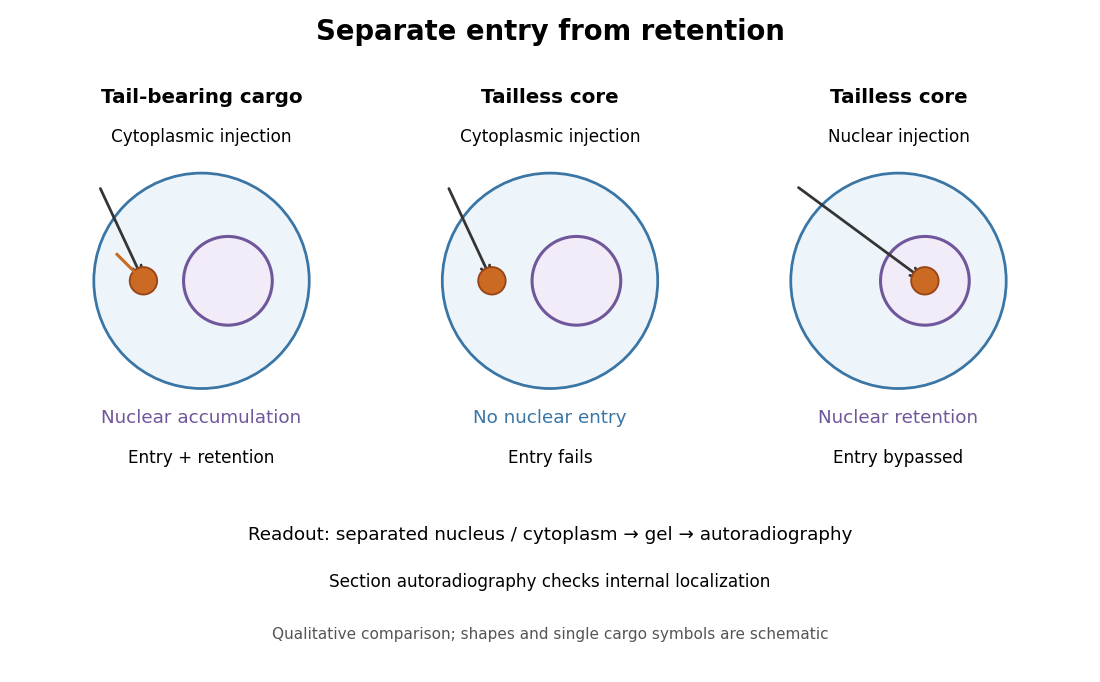

Write the Python code that produced this figure.
"""Original qualitative nucleoplasmin assay comparison; no measured counts."""
from pathlib import Path

import matplotlib.pyplot as plt
from matplotlib.patches import Circle, FancyArrowPatch


fig, ax = plt.subplots(figsize=(10, 6.2), dpi=110, facecolor="white")
ax.set(xlim=(0, 10), ylim=(0, 6.2))
ax.axis("off")
blue, purple, orange = "#3975a5", "#70569b", "#cb6a22"
ax.text(5, 5.95, "Separate entry from retention", ha="center", fontsize=18, weight="bold")
panels = [(1.7, "Tail-bearing cargo", False, False),
          (5, "Tailless core", True, False),
          (8.3, "Tailless core", True, True)]
for x, label, core, direct in panels:
    ax.text(x, 5.35, label, ha="center", fontsize=13, weight="bold")
    ax.text(x, 4.98, "Nuclear injection" if direct else "Cytoplasmic injection", ha="center", fontsize=11)
    ax.add_patch(Circle((x, 3.67), 1.02, facecolor="#edf5fa", edgecolor=blue, lw=1.8))
    ax.add_patch(Circle((x+.25, 3.67), .42, facecolor="#f1ecf8", edgecolor=purple, lw=2))
    target = (x+.25, 3.67) if direct else (x-.55, 3.67)
    ax.add_patch(FancyArrowPatch((x-.97, 4.57), target, arrowstyle="->", mutation_scale=15, lw=1.8, color="#343434"))
    ax.add_patch(Circle(target, .13, facecolor=orange, edgecolor="#974516", lw=1.2))
    if not core:
        ax.plot([target[0]-.09, target[0]-.25], [target[1]+.09, target[1]+.25], color=orange, lw=2)
    ax.text(x, 2.32, "Nuclear accumulation" if not core else ("Nuclear retention" if direct else "No nuclear entry"),
            ha="center", fontsize=12, color=purple if not core or direct else blue)
    ax.text(x, 1.94, "Entry + retention" if not core else ("Entry bypassed" if direct else "Entry fails"),
            ha="center", fontsize=11)
ax.text(5, 1.22, "Readout: separated nucleus / cytoplasm → gel → autoradiography", ha="center", fontsize=12)
ax.text(5, .77, "Section autoradiography checks internal localization", ha="center", fontsize=11)
ax.text(5, .28, "Qualitative comparison; shapes and single cargo symbols are schematic", ha="center", fontsize=10, color="#555555")
fig.subplots_adjust(left=.02, right=.98, bottom=.02, top=.98)
fig.savefig(Path.cwd() / (Path(__file__).stem + ".png"), facecolor="white")
plt.close(fig)
